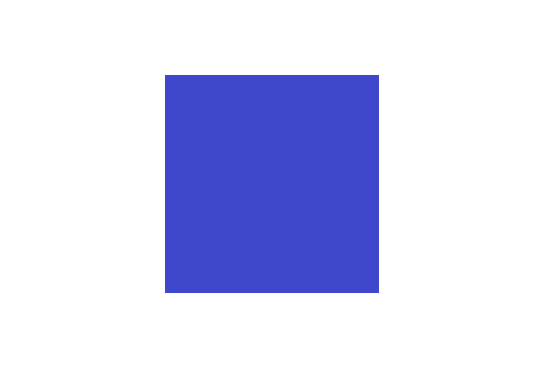
#> input picture python/machine_learning/image_match/Images/1/image1.png, 557 x 369 px, found by its file name; the run also reads 1 picture not shown here
$ python main.py
#> lines starting #> are read from the running program, lines starting #| are printed output that depends on the picture; pictures that were not available may be replaced by others from this repository, and a replacement may not be noted
### python/machine_learning/image_match/check.py
import cv2 as cv # OpenCV - Open Source Computer Vision
import numpy as np # NumPy - Library for  Python, adding support for large, multi-dimensional arrays and matrices
import os # Operating system
from matplotlib import pyplot as plt

# Simple comparison test
def check1(file1, file2):
#> called with file1 = 'images/1/image1.png', file2 = 'images/1/image2a1.png'
	file_location = '/srv/volume1/data/eds/eds_report.csv'
	file_name1 = os.path.basename(file1)
	file_name2 = os.path.basename(file2)

	print("Check {},{} ".format(file_name1, file_name2), end="")
	image1 = cv.imread(file1, cv.IMREAD_COLOR)
#> image1 is the input picture: shape (369, 557, 3); mean B, G, R 243.4, 213.5, 211.4
	image2 = cv.imread(file2, cv.IMREAD_COLOR)

	ret = 0 # Note: 100 = 100% match
	tolerance1 = 10 # Number of pixels allowed to be different for matching simple images
	tolerance2 = 100 # Number of pixels allowed to be different for matching complex images

	# Resize image has been added
	if image1.shape != image2.shape:
		# interpolation method
		h, w = image1.shape[:2]
		sh, sw = image2.shape[:2]

		if sh > h or sw > w:  # shrinking image
			interp = cv.INTER_AREA
		else:  # stretching image
			interp = cv.INTER_CUBIC

		image2 = cv.resize(image1, (w, h), interpolation=interp)
		print("Image resized", end="")

	# Subtract two images by OpenCV function. Both images should be of same size.
	difference = cv.subtract(image1, image2)

	# Using OpenCV split() to split channels of coloured image
	b, g, r = cv.split(difference)
#> b: shape (369, 557); every value is 0

	print("bgr", cv.countNonZero(b), cv.countNonZero(g), cv.countNonZero(r), end=" ")
#| bgr 0 0 4

	# total number of different pixels between im1 and im2
	print ("PDif", np.sum(image1 != image2), end=" ")
#| PDif 12

	if cv.countNonZero(b) == 0 and cv.countNonZero(g) == 0 and cv.countNonZero(r) == 0:
		print("SameMatch", end=" ")

		img1 = cv.imread(file1, cv.IMREAD_GRAYSCALE)
		n_white_pix1 = np.sum(img1 == 255)
		print('NumWhite1', n_white_pix1, end=" ")

		img2 = cv.imread(file2, cv.IMREAD_GRAYSCALE)
		n_white_pix2 = np.sum(img2 == 255)
		print('NumWhite2', n_white_pix2, end=" ")

		diffWhite = abs(n_white_pix1 - n_white_pix2)
		print('Diff white', diffWhite, end=" ")

		if (diffWhite == 0):
			ret = 100
		elif ( diffWhite < tolerance2):
			ret = 99
	elif cv.countNonZero(b) < tolerance1 and cv.countNonZero(g) < tolerance1 and cv.countNonZero(r) < tolerance1:
		print("SimilarMatch", end="")
		ret = 99
	elif cv.countNonZero(b) < tolerance2 and cv.countNonZero(g) < tolerance2 and cv.countNonZero(r) < tolerance2:
		print("CloseMatch", end="")
		ret = check2(image1, image2) # More complex test

	print("->", ret)
	return ret

# More complex tests
# [29 lines left out: function check2, not called in this run]

### python/machine_learning/image_match/main.py
import cv2 as cv
import check

# Note:
# - More than 3 pixel shift in the image should be rejected
# - Less than 5 pixels changed in the whole image should be accepted

# Uses images in folder 1
# [62 lines left out: functions test1, test2, not called in this run]

def test3():
    image1 = "images/1/image1.png"
    image2a1 = "images/1/image2a1.png"  # --

    image5a = "images/2/tt1a.png"  # - matches
    image5b = "images/2/tt1b.png"  # - matches

    check.check1(image1, image2a1)
    check.check1(image5a, image5b)
#> call 2 of check1, with file1 = 'images/2/tt1a.png', file2 = 'images/2/tt1b.png'
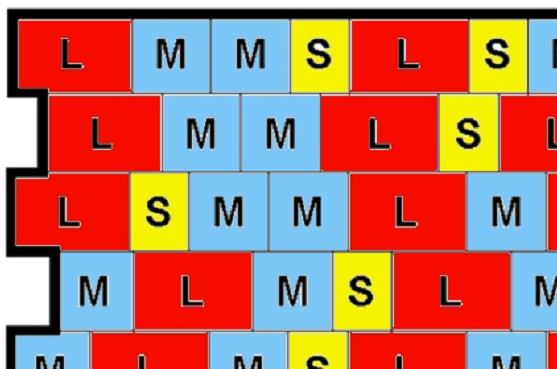
#> input picture python/machine_learning/image_match/Images/1/image100a.png, 557 x 369 px, given in place of tt1a.png, which was not available
#> in check1, image1 is the input picture: shape (369, 557, 3); mean B, G, R 99.4, 113.4, 181.5
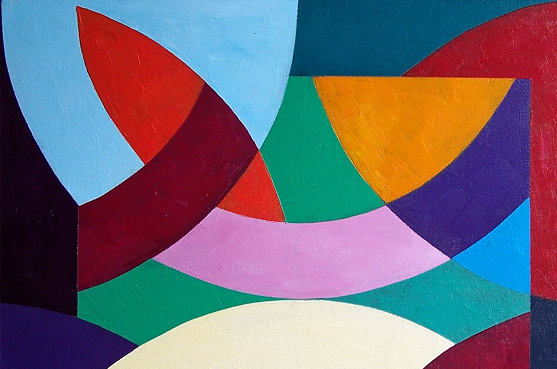
#> input picture python/machine_learning/image_match/Images/1/image100b.png, 557 x 369 px, given in place of tt1b.png, which was not available
#> in check1, image2 is the input picture: shape (369, 557, 3); mean B, G, R 117.9, 104.2, 112.8
#> in check1 (call 2), `difference = cv.subtract(image1, image2)`:
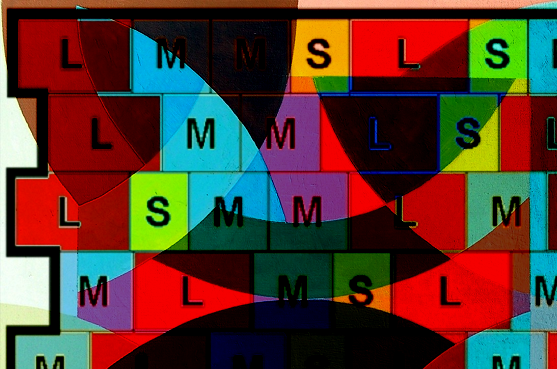
#> difference: shape (369, 557, 3); mean B, G, R 46.5, 57.8, 86
#> in check1 (call 2), `b, g, r = cv.split(difference)`:
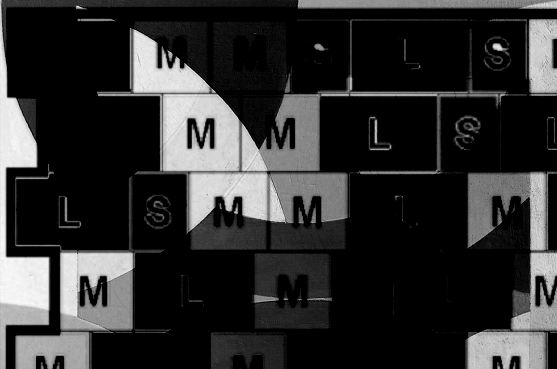
#> b: shape (369, 557); min 0, max 251, mean 46.5
#> in check1 (call 2), `b, g, r = cv.split(difference)`:
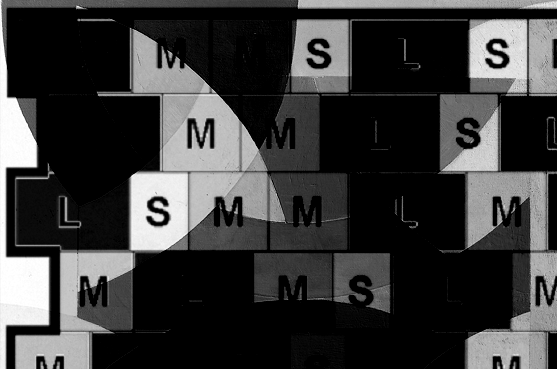
#> g: shape (369, 557); min 0, max 255, mean 57.8
#> in check1 (call 2), `b, g, r = cv.split(difference)`:
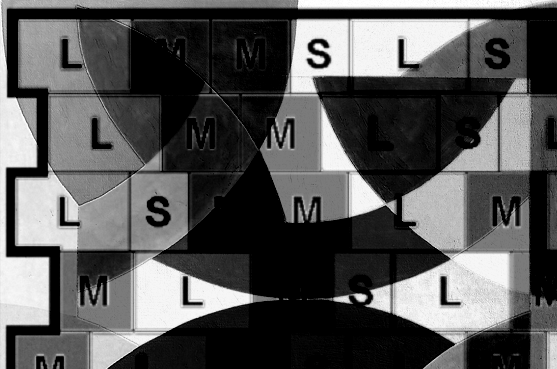
#> r: shape (369, 557); min 0, max 255, mean 86
#| bgr 84548 103430 153088
#| PDif 612578


# Main control
#test1()
#test2()
test3()

print("End")
